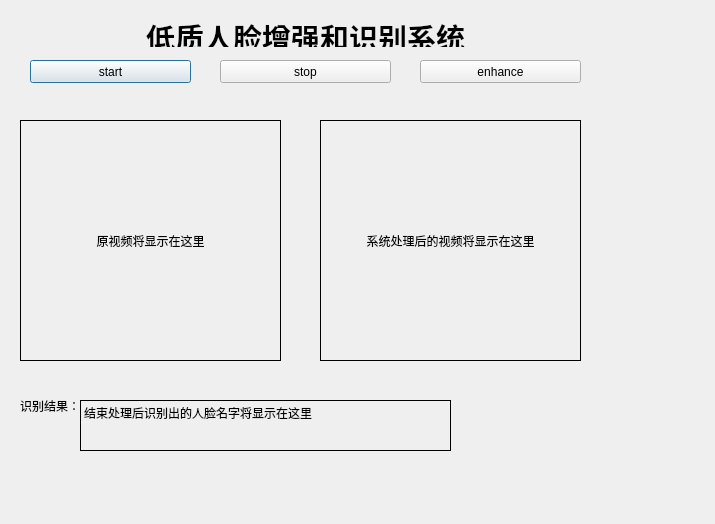
<?xml version="1.0" encoding="UTF-8"?>
<ui version="4.0">
 <class>LLF</class>
 <widget class="QDialog" name="LLF">
  <property name="geometry">
   <rect>
    <x>0</x>
    <y>0</y>
    <width>715</width>
    <height>524</height>
   </rect>
  </property>
  <property name="windowTitle">
   <string>Dialog</string>
  </property>
  <widget class="QLabel" name="original_video">
   <property name="geometry">
    <rect>
     <x>20</x>
     <y>120</y>
     <width>261</width>
     <height>241</height>
    </rect>
   </property>
   <property name="styleSheet">
    <string notr="true">border-width: 1px;
border-style: solid;
border-color: rgb(0, 0, 0)</string>
   </property>
   <property name="text">
    <string>原视频将显示在这里</string>
   </property>
   <property name="alignment">
    <set>Qt::AlignCenter</set>
   </property>
  </widget>
  <widget class="QLabel" name="enhanced_video">
   <property name="geometry">
    <rect>
     <x>320</x>
     <y>120</y>
     <width>261</width>
     <height>241</height>
    </rect>
   </property>
   <property name="styleSheet">
    <string notr="true">border-width: 1px;
border-style: solid;
border-color: rgb(0, 0, 0)</string>
   </property>
   <property name="text">
    <string>系统处理后的视频将显示在这里</string>
   </property>
   <property name="alignment">
    <set>Qt::AlignCenter</set>
   </property>
  </widget>
  <widget class="QPushButton" name="startButton">
   <property name="geometry">
    <rect>
     <x>30</x>
     <y>60</y>
     <width>161</width>
     <height>23</height>
    </rect>
   </property>
   <property name="text">
    <string>start</string>
   </property>
  </widget>
  <widget class="QPushButton" name="stopButton">
   <property name="geometry">
    <rect>
     <x>220</x>
     <y>60</y>
     <width>171</width>
     <height>23</height>
    </rect>
   </property>
   <property name="text">
    <string>stop</string>
   </property>
  </widget>
  <widget class="QPushButton" name="enhanceButton">
   <property name="geometry">
    <rect>
     <x>420</x>
     <y>60</y>
     <width>161</width>
     <height>23</height>
    </rect>
   </property>
   <property name="text">
    <string>enhance</string>
   </property>
  </widget>
  <widget class="QLabel" name="label">
   <property name="geometry">
    <rect>
     <x>20</x>
     <y>390</y>
     <width>71</width>
     <height>31</height>
    </rect>
   </property>
   <property name="text">
    <string>识别结果：</string>
   </property>
  </widget>
  <widget class="QLabel" name="label_2">
   <property name="geometry">
    <rect>
     <x>80</x>
     <y>400</y>
     <width>371</width>
     <height>51</height>
    </rect>
   </property>
   <property name="styleSheet">
    <string notr="true">border-width: 1px;
border-style: solid;
border-color: rgb(0, 0, 0)</string>
   </property>
   <property name="text">
    <string>结束处理后识别出的人脸名字将显示在这里</string>
   </property>
   <property name="alignment">
    <set>Qt::AlignLeading|Qt::AlignLeft|Qt::AlignTop</set>
   </property>
  </widget>
  <widget class="QLabel" name="label_3">
   <property name="geometry">
    <rect>
     <x>30</x>
     <y>16</y>
     <width>551</width>
     <height>31</height>
    </rect>
   </property>
   <property name="text">
    <string>&lt;html&gt;&lt;head/&gt;&lt;body&gt;&lt;p align=&quot;center&quot;&gt;&lt;span style=&quot; font-size:22pt; font-weight:600;&quot;&gt;低质人脸增强和识别系统&lt;/span&gt;&lt;/p&gt;&lt;/body&gt;&lt;/html&gt;</string>
   </property>
   <property name="scaledContents">
    <bool>false</bool>
   </property>
   <property name="alignment">
    <set>Qt::AlignCenter</set>
   </property>
  </widget>
 </widget>
 <resources/>
 <connections/>
</ui>
